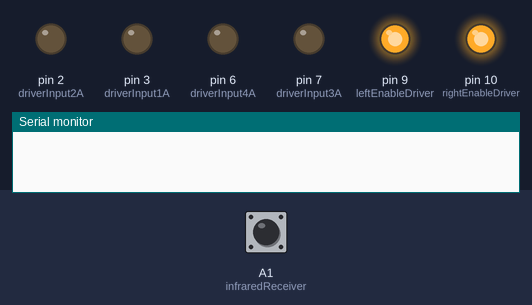
This sketch was run on a simulated Arduino Uno, built with avr-gcc and run on an emulated ATmega328P. Shown: output pins drawn as LEDs (lit = HIGH), the last lines printed to the serial monitor. The test bench sets the inputs (shaded band); at power-on: A1 (infraredReceiver) HIGH. Pins used as bus, display or sensor lines are not drawn.

Above: at 3.4 s.
3.5 s: A1 (infraredReceiver) pulsed HIGH 2 times (0.12 s each, 0.3 s apart)
At 5.8 s:
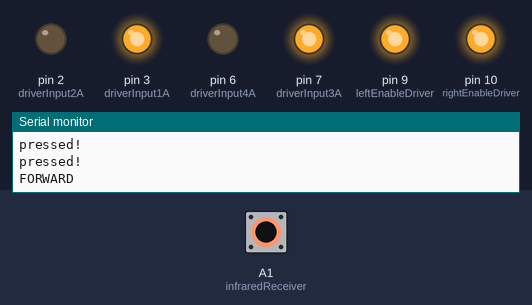
6.1 s: A1 (infraredReceiver) pulsed HIGH 5 times (0.12 s each, 0.3 s apart)
At 8.6 s:
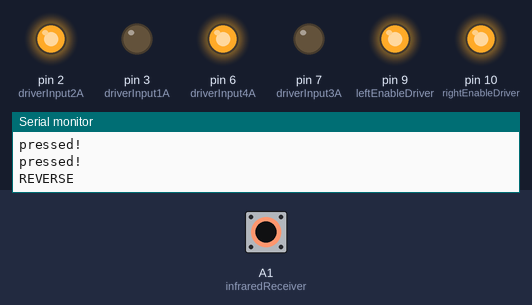
Timing chart, 0 to 10.1 s (numbered marks = the images above; inputs shaded):
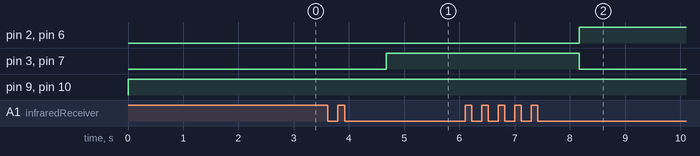

Measured:
- after the input at 3.5 s, pin 3 (driverInput1A), pin 7 (driverInput3A): LOW → HIGH after 1.2 s
- after the input at 6.1 s, pin 2 (driverInput2A), pin 6 (driverInput4A): LOW → HIGH after 2.1 s; pin 3 (driverInput1A), pin 7 (driverInput3A): HIGH → LOW after 2.1 s

The sketch:

snaprover_infrared.ino
```cpp
//This version integrates the infrared tester 2 with
//the snaprover test 3, so we have a bot which can
//go forward, backward, stop, and turn both directions
//depending on number of button presses.

//infrared receiver pin
    const int infraredReceiver = A1;

//disc-launcher pin
    const int discLauncherDriver = 11;

//motor IC chip-related pins
  //side L
    const int leftEnableDriver = 9;  //enableDriver12EN
    const int driverInput1A = 3;
    const int driverInput2A = 2;
    //const int driverOutput1Y = pin 3 on IC, goes to motor
    //const int driverOutput2Y = pin 6 on Ic, goes to motor
    int leftMotorEnabled = 1;
    int leftMotorDirection = 0;
    int leftMotorSpeed = 255;
  //side R
    const int rightEnableDriver = 10;  //enableDriver34EN
    const int driverInput3A = 7;
    const int driverInput4A = 6;
    //const int driverOutput3Y = pin 11 on IC, goes to motor
    //const int driverOutput4Y = pin 14 on IC, goes to motor
    int rightMotorEnabled = 1;
    int rightMotorDirection = 0;
    int rightMotorSpeed = 255;

//initializers for the infrared part
void switchMode();
unsigned long time0 = 0;
unsigned long pressCounter = 0;
unsigned long lastPressTime = 0;

//initializers for the roverCommands
void roverSTOP();
void roverFORWARD();
void roverRIGHT();
void roverLEFT();
void roverREVERSE();

void setup() {
  Serial.begin(9600);
  pinMode(infraredReceiver, INPUT);
  pinMode(driverInput1A, OUTPUT);
  pinMode(driverInput2A, OUTPUT);
  pinMode(driverInput3A, OUTPUT);
  pinMode(driverInput4A, OUTPUT);
  pinMode(discLauncherDriver, OUTPUT);

  digitalWrite(leftEnableDriver, HIGH);
  digitalWrite(leftEnableDriver, HIGH);
  digitalWrite(discLauncherDriver, HIGH);
}


void loop() {
  int infraredValue = digitalRead(infraredReceiver);
  if ( infraredValue == 0 )
  {
      pressDetect( millis() );
  }
  if ( pressCounter > 0 && ( millis() - lastPressTime > 750) )
  {
    switchMode();
  }
  moveVehicle();
}
int onOff = 0;
void pressDetect( unsigned long t ) {
  //allow user to press button a number of times
  //to signal the rover
  if ( millis() - lastPressTime > 1000 )
  {
    pressCounter = 0;
  }
  if ( ( t - time0 ) > 50)
  {
    Serial.println("pressed!");
    pressCounter++;
    lastPressTime = millis();
  }
  time0 = t;
}

void switchMode()
{
  switch (pressCounter)
  {
    case 1:
      Serial.println("STOP");
      pressCounter = 0;
      roverSTOP();
      //stop the disc launcher too
      digitalWrite(discLauncherDriver, HIGH);
      break;
    case 2:
      Serial.println("FORWARD");
      roverFORWARD();
      pressCounter = 0;
      break;
    case 3:
      Serial.println("LEFT");
      roverLEFT();
      pressCounter = 0;
      break;
    case 4:
      Serial.println("RIGHT");
      roverRIGHT();
      pressCounter = 0;
      break;
    case 5:
      Serial.println("REVERSE");
      roverREVERSE();
      pressCounter = 0;
      break;
     case 6:
      Serial.println("SHOOT");
      digitalWrite(discLauncherDriver, LOW);
      pressCounter = 0;
      break;
     case 7:
      Serial.println("STOP SHOOTIN");
      digitalWrite(discLauncherDriver, HIGH);
    default:
      Serial.println("DEBUG");
      pressCounter = 0;
      break;
  }
}

void roverSTOP()
{
  digitalWrite(driverInput1A, LOW);
  digitalWrite(driverInput2A, LOW);
  digitalWrite(driverInput3A, LOW);
  digitalWrite(driverInput4A, LOW);
}

void roverFORWARD()
{
  //make both sides of wheels go forward
  digitalWrite(driverInput1A, HIGH);
  digitalWrite(driverInput2A, LOW);
  digitalWrite(driverInput3A, HIGH);
  digitalWrite(driverInput4A, LOW);
}

void roverLEFT()
{
  digitalWrite(driverInput1A, LOW);
  digitalWrite(driverInput2A, HIGH);
  digitalWrite(driverInput3A, HIGH);
  digitalWrite(driverInput4A, LOW);
}

void roverRIGHT()
{
  digitalWrite(driverInput1A, HIGH);
  digitalWrite(driverInput2A, LOW);
  digitalWrite(driverInput3A, LOW);
  digitalWrite(driverInput4A, HIGH);
}

void roverREVERSE()
{
  digitalWrite(driverInput1A, LOW);
  digitalWrite(driverInput2A, HIGH);
  digitalWrite(driverInput3A, LOW);
  digitalWrite(driverInput4A, HIGH);

}

void moveVehicle() {
  if (rightMotorEnabled == 1)
  {
    analogWrite(rightEnableDriver, rightMotorSpeed);//PWM the enable pin
  }
  else
  {
    analogWrite(rightEnableDriver, 0);
  }


  if (leftMotorEnabled == 1)
  {
    analogWrite(leftEnableDriver, leftMotorSpeed);//PWM the enable pin
  }
  else
  {
    analogWrite(leftEnableDriver, 0);
  }
}
```
